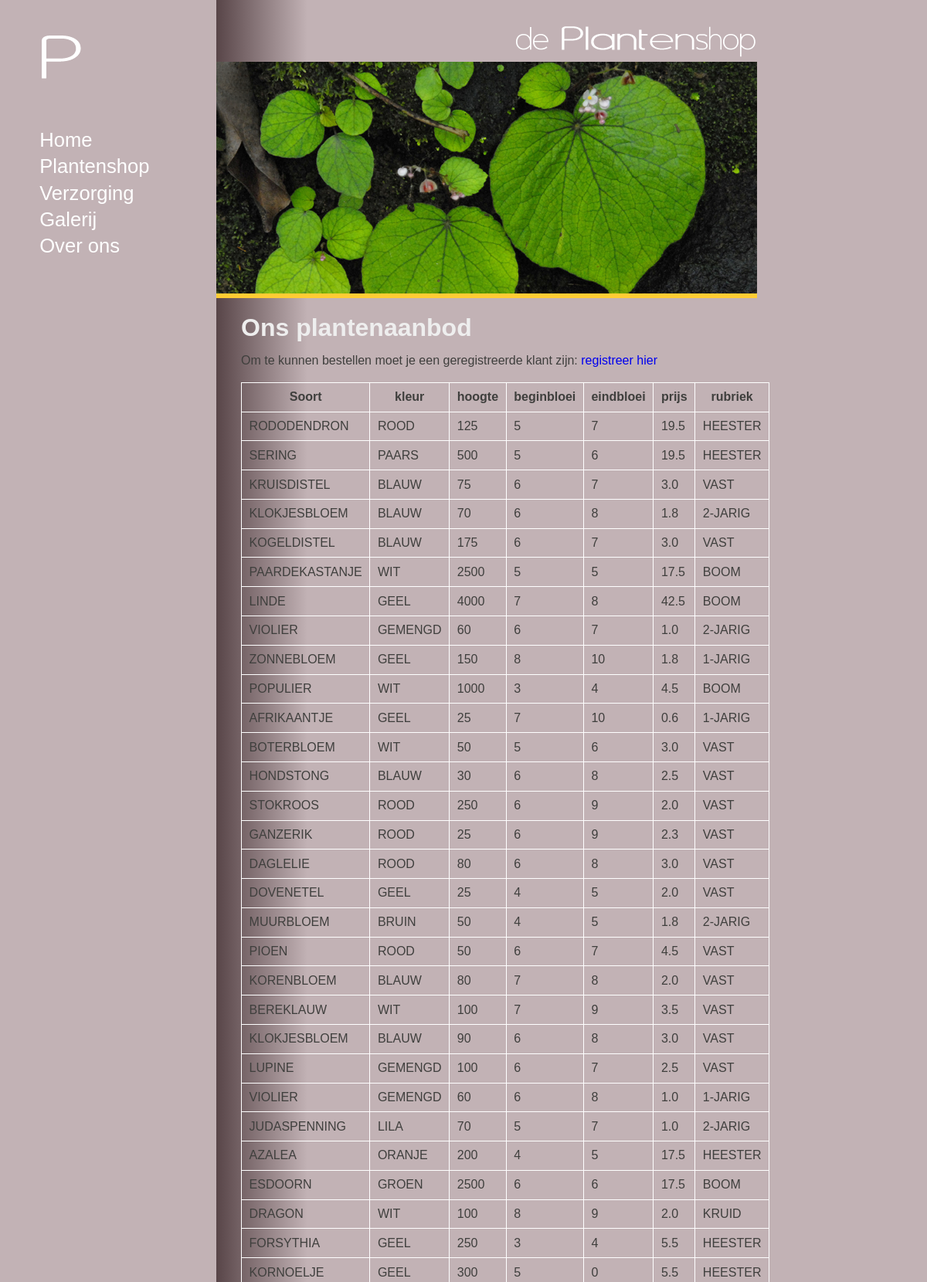
The app's page /index.php?page=shop (upper part) with its own data.
### tables this page shows
CREATE TABLE `planten` (
  `art_code` int(10) unsigned NOT NULL AUTO_INCREMENT,
  `plantennm` varchar(16) NOT NULL,
  `kleur` varchar(7) DEFAULT NULL,
  `hoogte` int(10) unsigned DEFAULT NULL,
  `bl_b` int(10) unsigned DEFAULT NULL,
  `bl_e` int(10) unsigned DEFAULT NULL,
  `prijs` double(15,1) DEFAULT NULL,
  `soort_id` int(10) unsigned NOT NULL,
  PRIMARY KEY (`art_code`) USING BTREE
);

CREATE TABLE `soorten` (
  `soort_id` int(10) unsigned NOT NULL AUTO_INCREMENT,
  `soort` varchar(45) NOT NULL,
  PRIMARY KEY (`soort_id`)
);

### services/plantenservice.php (called while the page is built, shortened)
<?php
require_once(__ROOT__.'/data/plantendao.php');
require_once(__ROOT__."/man/displayManager.php");
$Plant_DAO 	= new PlantenDAO();
$DM  		= new DisplayManager();
class PlantenService{
	public function geefTabelPlantenAdvanced($soort_id,$kleur, $hoogte_min, $hoogte_max){
		global $Plant_DAO;
		global $DM;
		$arrPlanten = $Plant_DAO->getArrayPlantenAdvanced($soort_id,$kleur, $hoogte_min, $hoogte_max);
		$titels = array("Soort","kleur","hoogte","beginbloei","eindbloei","prijs","rubriek");
		array_unshift($arrPlanten,$titels);
		$tbl_planten = $DM->arrayNaarTabelMKoppen($arrPlanten,"omlijnd","plantenlijst");
		return $tbl_planten;
	}
	public function geefDDAlleSoorten(){
		global $Plant_DAO;
		global $DM;
		$soorten 			= $Plant_DAO->getArrayAlleSoorten();
		$soortendropdown 	= $DM->soortenDropdown("soort_id",$soorten, null, "kies een soort",  false);
		return $soortendropdown;
	}
}
?>

### data/plantendao.php (called while the page is built, shortened)
<?php
require_once("entities/soorten.php");
class PlantenDAO extends AbstractDAO{
	public function getArrayPlantenAdvanced($soort_id, $kleur, $hoogte_min, $hoogte_max){
			$kleur 		= (empty($kleur))?"%":$kleur;
			$hoogte_min = intval($hoogte_min);
			$hoogte_max = intval($hoogte_max);
			$soort_id 	= (empty($soort_id))?"%":$soort_id;
			$sql  =  "SELECT p.art_code as code, p.plantennm as naam, p.kleur, p.hoogte, p.bl_b as beginbloei, p.bl_e as eindebloei, p.prijs, s.soort";
			$sql .= " FROM planten p ";
			$sql .= " INNER JOIN soorten s ON p.soort_id = s.soort_id";
			$sql .= " WHERE (p.kleur LIKE '".$kleur."'";
			$sql .= ")";
			$sql .= " AND p.hoogte	>".$hoogte_min. " AND p.hoogte<".$hoogte_max ;
			$sql .= " AND p.soort_id like '".$soort_id ."' ";
			$arrPlanten = array();
			$db = $this->createConnection();
			$result = $db->query($sql);
			if($result){
				while ($row = $result->fetch_array()){
					$plant = array($row["naam"],$row["kleur"],$row["hoogte"],$row["beginbloei"],$row["eindebloei"],$row["prijs"],$row["soort"]);
					array_push($arrPlanten,$plant);
				}
			}
			return $arrPlanten;
	}
	public function getArrayAlleSoorten(){
		$soorten = array();
		$db = $this->createConnection();
		$sql = "select * from soorten";
		$result = $db->query($sql);
		if($result){
			while ($row = $result->fetch_array()){
				$soort = new Soort($row["soort_id"],$row["soort"]);
				array_push($soorten,$soort);
			}
		}
		return $soorten;
	}
}
?>

### entities/soorten.php (called while the page is built, shortened)
<?php
class Soort {
	private $soort;
	private $soort_id;
	public function setSoortId($soort_id){
			$this->soort_id=$soort_id;
	}
	public function setSoort($soort){
		$this->soort=$soort;
	}
public function getSoortId(){
		return $this->soort_id;
	}
	public function getSoort(){
		return $this->soort;
	}
}
?>

### man/displayManager.php (the view, shortened to what this page needs)
<?php
class DisplayManager {
public function soortenDropdown($name,$soorten, $CSSclass=null, $title=null, $multiple=false){
	$a =  array();
	foreach ($soorten as $soort){
			$a[$soort->getSoortId()] = $soort->getSoort();
	}
	$dd = new DropDown($name, $a, $CSSclass, $title, null,  "maak een keuze", false, $multiple);
	return $dd;
}
	public function arrayNaarTabelMKoppen($lijst, $CSSclass=null, $id=null){
		$aantalRijen = count($lijst);
		$aantalKols = count($lijst[0]);
		$c = ($CSSclass==null)?"":" class='$CSSclass'";
		$i = ($id==null)?"":" id='$id'";
		$t = "<table $i $c>";
		$t .= "<thead><tr>";
		for($i=0;$i<$aantalKols;$i++){
			$t .= "<th>".$lijst[0][$i]."</th>" ;
			}
		$t .= "</tr></thead>";
		$t .= "<tbody>";
		for($i=1;$i<$aantalRijen;$i++){
			$t .= "<tr>";
			for($j=0;$j<$aantalKols;$j++){
				$t .= "<td>".$lijst[$i][$j]."</td>";
				}
			$t .= "</tr>";
		}
		$t .= "</tbody>";
		$t .= "</table>";
    	return $t;
    }
}
?>

### content/inhoud.php (shortened to what this page needs)
<?php
require_once("services/plantenservice.php");
$PS 	= new PlantenService();
function getLinkElements($arrLinkSources){
	$str = "";
	if (is_array($arrLinkSources)){
		foreach($arrLinkSources as $source){
			$str .= "<link type='text/css' rel='stylesheet' href='".$source."' />";
			}
		}
		else{
			$str .= "<link type='text/css' rel='stylesheet' href='".$arrLinkSources."' />";
			}
	return $str;
}
function getMenu(){
	$str = "<ul id='menu'>
				<li><a href='index.php'>Home</a></li>
				<li><a href='index.php?page=shop'>Plantenshop</a></li>
				<li><a href='index.php?page=zorg'>Verzorging</a></li>
				<li><a href='index.php?page=galerij'>Galerij</a></li>
				<li><a href='index.php?page=about'>Over ons</a></li>
			</ul>";
	return $str;
}
function getPlanten($soort_id, $kleur, $hoogte_min, $hoogte_max){
	global $PS;
	$tbl_Planten 		= $PS->geefTabelPlantenAdvanced($soort_id, $kleur, $hoogte_min, $hoogte_max);
	$soortendropdown 	= $PS->geefDDAlleSoorten();
	$str =  "<section>
			<h2>Ons plantenaanbod</h2>
    		<p>Om te kunnen bestellen moet je een geregistreerde klant zijn: <a href='index.php?page=registreer'>registreer hier</a></p>
			</section>";
	$str .= "<section>". $tbl_Planten. "</section>";
	return $str;
}
?>

### index.php (shortened to what this page needs)
<?php
require_once(__ROOT__."/data/plantendao.php");
require_once(__ROOT__."/content/inhoud.php");
$tpl['title'] 							= "de Plantenshop, een vdab jQuery tutorial";
$tpl['body_id']							= "";
$tpl['links'] 							= getMenu();
$tpl['rechts'] 							= "";
$tpl['paginaScripts']					= "";
$tpl['paginaStylesheets']				= "";
$tpl['dyn'] 							= "";
if(isset($_GET['page'])){
	$page = $_GET['page'];
	switch ($page){
		case "shop":
			$soort_id 					= (isset($_GET['soort_id']))	?$_GET['soort_id']			:'%';
			$kleur 						= (isset($_GET['kleur']))		?$_GET['kleur']				:'%';
			$hoogte_min 				= (isset($_GET['hoogte_min']))	?intval($_GET['hoogte_min']):0;
			$hoogte_max 				= (isset($_GET['hoogte_max']))	?intval($_GET['hoogte_max']):5000;
			$tpl['title'] 				= "de Plantenshop: ons aanbod";
			$tpl['body_id'] 			= "shop";
			$tpl['rechts'] 				= getPlanten($soort_id, $kleur, $hoogte_min, $hoogte_max);
			$tpl['paginaStylesheets']	= getLinkElements("https://cdn.datatables.net/r/ju-1.11.4/dt-1.10.9,cr-1.2.0/datatables.min.css");
			$tpl['paginaScripts']       = getScriptElements(array("js/slider_shop.js", "https://cdn.datatables.net/r/ju-1.11.4/dt-1.10.9,cr-1.2.0/datatables.min.js", "js/ajaxshop.js"));
			break;
		}
	}
else {
		$tpl['body_id'] 				= "home";
		$tpl['rechts'] 					= getHome();
        $tpl['paginaScripts']           = getScriptElements("js/accordion_home.js");
}
$tm = new TemplateManager();
$html = $tm->template($tpl);
echo $html;
?>

### css/plantenshop.css (style rules this page uses)
body { background:#C2B2B5; color:#FFFFFF; font-family:Verdana,Tahoma,sans-serif; font-size:100%; font-size-adjust:none; font-stretch:normal; font-style:normal; font-variant:normal; font-weight:normal; line-height:1.5em; }
body, div, dl, dt, dd, ul, ol, li, h1, h2, h3, h4, h5, h6, pre, form, fieldset, input, textarea, blockquote, th, td, p, table { margin:0; padding:0; }
a { text-decoration:none; }
ol, ul { list-style-image:none; list-style-position:outside; list-style-type:none; }
table { table-layout:auto; empty-cells:show; border-collapse: collapse; border:none; margin-bottom: 1em; }
th , td { border:none; margin:2px; padding:0.4em 0.6em; }
table.omlijnd, table.omlijnd td, table.omlijnd th { border:1px solid white; }
aside { float:left; width:20%; min-width:280px; }
#right { float:left; width:60%; min-width:700px; padding-right:18px; background: #584548; background: -moz-linear-gradient(left, #584548 0%, #c2b2b5 16%, #c2b2b5 100%); background: -webkit-gradient(linear, left top, right top, color-stop(0%,#584548), color-stop(16%,#c2b2b5), color-stop(100%,#c2b2b5)); background: -webkit-linear-gradient(left, #584548 0%,#c2b2b5 16%,#c2b2b5 100%); background: -o-linear-gradient(left, #584548 0%,#c2b2b5 16%,#c2b2b5 100%); background: -ms-linear-gradient(left, #584548 0%,#c2b2b5 16%,#c2b2b5 100%); background: linear-gradient(to right, #584548 0%,#c2b2b5 16%,#c2b2b5 100%); filter: progid:DXImageTransform.Microsoft.gradient( startColorstr='#584548', endColorstr='#c2b2b5',GradientType=1 ); }
section { color:#3F3F3D; padding-left: 2em; margin-bottom:1em; }
article h2, article h3, article h4,section h2, section h3, section h4 { font-family:Arial, Helvetica, sans-serif; margin-top: 0.8em; margin-bottom: 0.6em; }
article h2,section h2 { font-size:2em; color:#EEE; }
#foto { width:700px; height:300px; background:transparent url(../images/rust3.png) no-repeat scroll left top; border-bottom:6px solid #FFFFFF; }
#shop #foto { background-image:url(../images/groen.png); border-bottom-color:#FC3; }
#menu { margin-left: 2em; font-family:Verdana, Arial, Helvetica, sans-serif; font-size:1.6em; }
#menu li { padding: 0.2em 0 }
#menu a { color:white; }
#logo { margin: 2em 0 2em 3em; width:100px; height:100px; background:transparent url(../images/p_logo.png) no-repeat scroll left top; }
#titel { width:700px; height:80px; text-align:right; background:transparent url(../images/p_titel.png) no-repeat scroll 100% 100%; }

### records on screen
planten: plantennm "RODODENDRON", kleur "ROOD", hoogte "125", bl_b "5", bl_e "7", prijs "19.5"
soorten: soort "HEESTER"
planten: plantennm "SERING", kleur "PAARS", hoogte "500", bl_b "5", bl_e "6", prijs "19.5"
planten: plantennm "KRUISDISTEL", kleur "BLAUW", hoogte "75", bl_b "6", bl_e "7", prijs "3.0"
soorten: soort "VAST"
planten: plantennm "KLOKJESBLOEM", kleur "BLAUW", hoogte "70", bl_b "6", bl_e "8", prijs "1.8"
soorten: soort "2-JARIG"
planten: plantennm "KOGELDISTEL", kleur "BLAUW", hoogte "175", bl_b "6", bl_e "7", prijs "3.0"
planten: plantennm "PAARDEKASTANJE", kleur "WIT", hoogte "2500", bl_b "5", prijs "17.5"
soorten: soort "BOOM"
planten: plantennm "LINDE", kleur "GEEL", hoogte "4000", bl_b "7", bl_e "8", prijs "42.5"
planten: plantennm "VIOLIER", kleur "GEMENGD", hoogte "60", bl_b "6", bl_e "7", prijs "1.0"
planten: plantennm "ZONNEBLOEM", kleur "GEEL", hoogte "150", bl_b "8", bl_e "10", prijs "1.8"
soorten: soort "1-JARIG"
planten: plantennm "POPULIER", kleur "WIT", hoogte "1000", bl_b "3", bl_e "4", prijs "4.5"
planten: plantennm "AFRIKAANTJE", kleur "GEEL", hoogte "25", bl_b "7", bl_e "10", prijs "0.6"
planten: plantennm "BOTERBLOEM", kleur "WIT", hoogte "50", bl_b "5", bl_e "6", prijs "3.0"
planten: plantennm "HONDSTONG", kleur "BLAUW", hoogte "30", bl_b "6", bl_e "8", prijs "2.5"
planten: plantennm "STOKROOS", kleur "ROOD", hoogte "250", bl_b "6", bl_e "9", prijs "2.0"
planten: plantennm "GANZERIK", kleur "ROOD", hoogte "25", bl_b "6", bl_e "9", prijs "2.3"
planten: plantennm "DAGLELIE", kleur "ROOD", hoogte "80", bl_b "6", bl_e "8", prijs "3.0"
planten: plantennm "DOVENETEL", kleur "GEEL", hoogte "25", bl_b "4", bl_e "5", prijs "2.0"
planten: plantennm "MUURBLOEM", kleur "BRUIN", hoogte "50", bl_b "4", bl_e "5", prijs "1.8"
planten: plantennm "PIOEN", kleur "ROOD", hoogte "50", bl_b "6", bl_e "7", prijs "4.5"
planten: plantennm "KORENBLOEM", kleur "BLAUW", bl_b "7", bl_e "8", prijs "2.0"
planten: plantennm "BEREKLAUW", kleur "WIT", hoogte "100", bl_b "7", bl_e "9", prijs "3.5"
planten: plantennm "KLOKJESBLOEM", kleur "BLAUW", hoogte "90", bl_b "6", bl_e "8", prijs "3.0"
planten: plantennm "LUPINE", kleur "GEMENGD", hoogte "100", bl_b "6", bl_e "7", prijs "2.5"
planten: plantennm "VIOLIER", kleur "GEMENGD", hoogte "60", bl_b "6", bl_e "8", prijs "1.0"
planten: plantennm "JUDASPENNING", kleur "LILA", hoogte "70", bl_b "5", bl_e "7", prijs "1.0"
planten: plantennm "AZALEA", kleur "ORANJE", hoogte "200", bl_b "4", bl_e "5", prijs "17.5"
planten: plantennm "ESDOORN", kleur "GROEN", hoogte "2500", bl_b "6", prijs "17.5"
planten: plantennm "DRAGON", kleur "WIT", hoogte "100", bl_b "8", bl_e "9", prijs "2.0"
soorten: soort "KRUID"
planten: plantennm "FORSYTHIA", kleur "GEEL", hoogte "250", bl_b "3", bl_e "4", prijs "5.5"
planten: plantennm "KORNOELJE", kleur "GEEL", hoogte "300", bl_b "5", bl_e "0", prijs "5.5"

### other values on screen
$lijst[0][$i] "Soort"
$lijst[0][$i] "kleur"
$lijst[0][$i] "hoogte"
$lijst[0][$i] "beginbloei"
$lijst[0][$i] "eindbloei"
$lijst[0][$i] "prijs"
$lijst[0][$i] "rubriek"
$lijst[$i][$j] "5"
$lijst[$i][$j] "80"
$lijst[$i][$j] "6"
